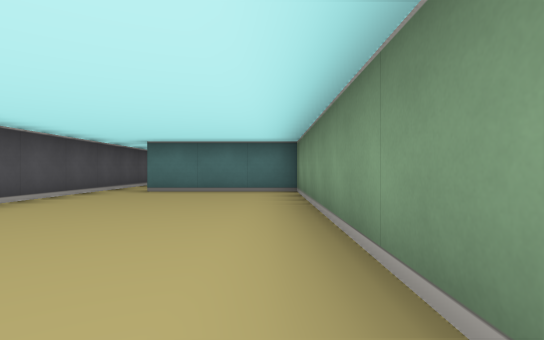
View 1 (above)

15 first-person views from a walk through a cub3D level. The camera is about half as high as the walls, looks level and sees 80° across. The floor is counted in squares. Each view is taken from the middle of a square. On the plan, view 1 faces up. The plan holds only what a view shows up to about 9 squares ahead; the rest is blank.

View 2
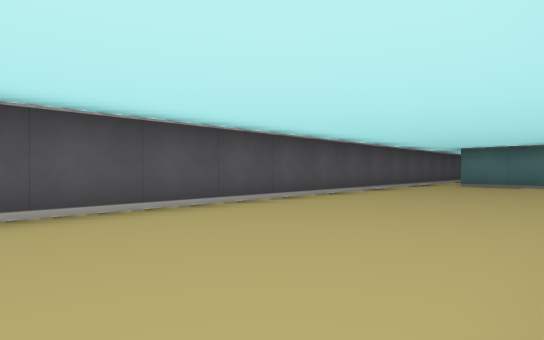

View 3
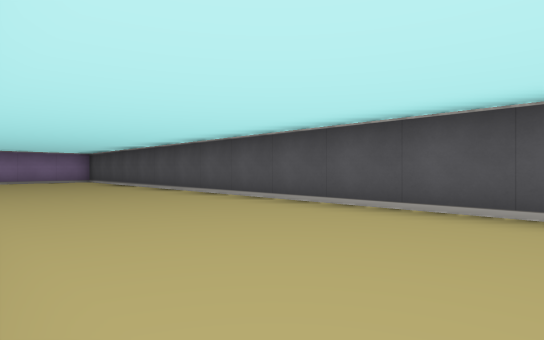

View 4
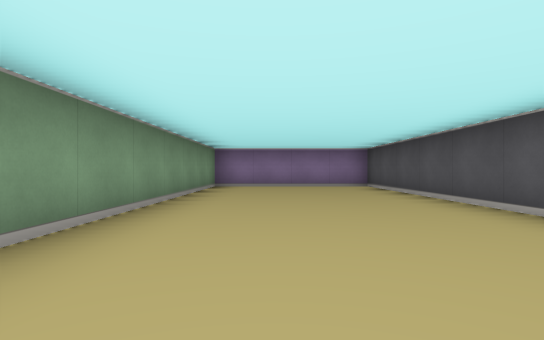

View 5
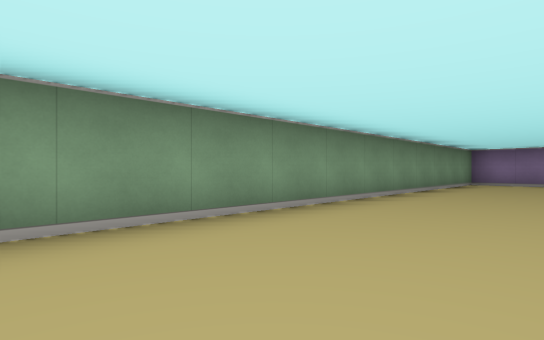

View 6
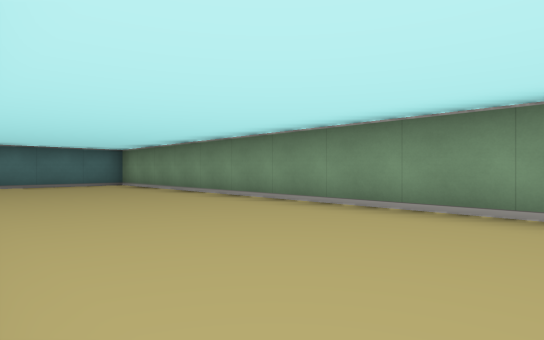

View 7
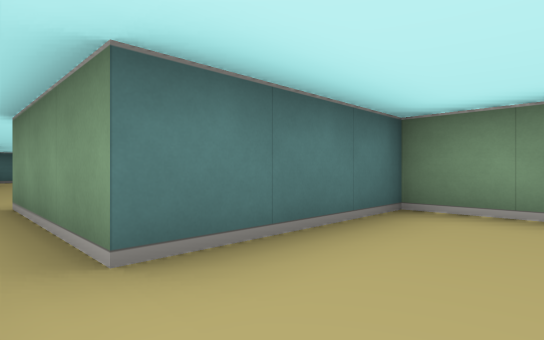

View 8
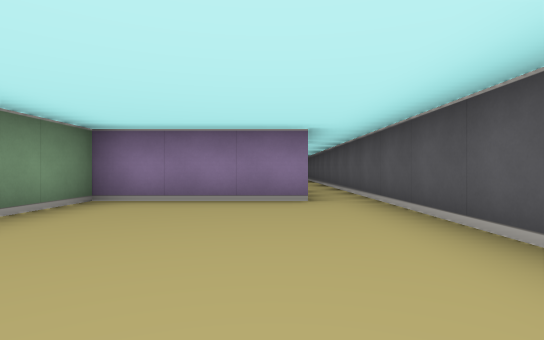

View 9
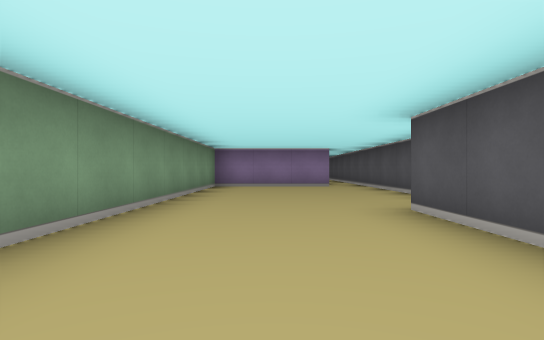

View 10
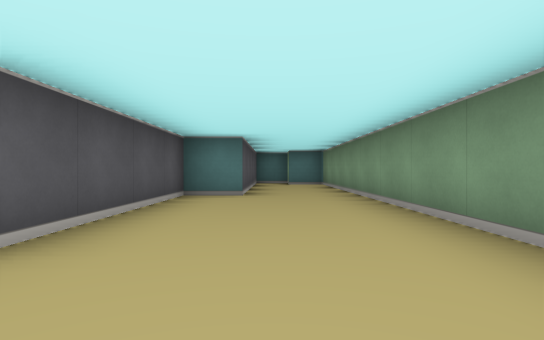

View 11
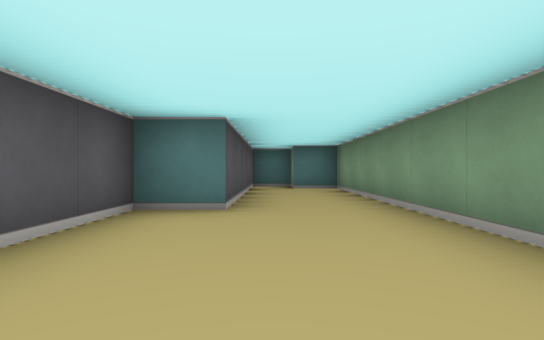

View 12
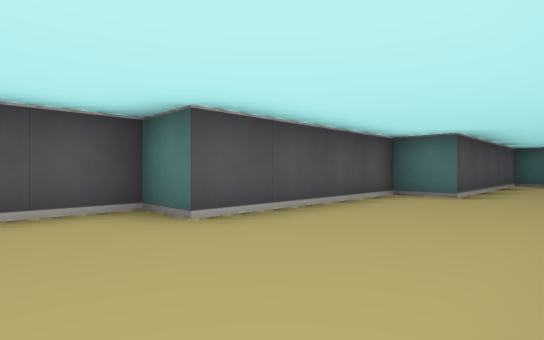

View 13
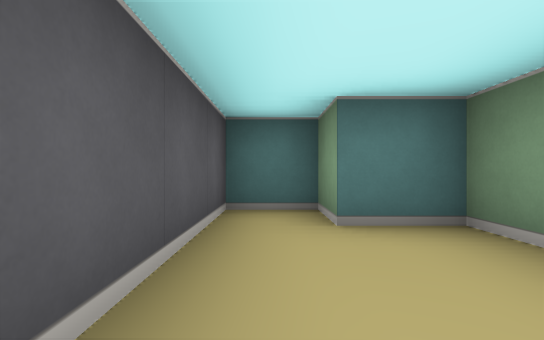

View 14
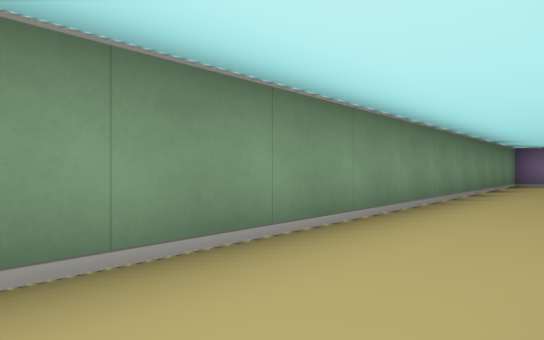

View 15
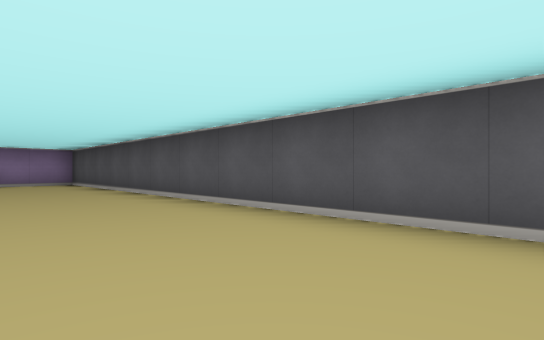

### Floor plan
Ten units are one square. View 1 is at (0, 0); x grows to the right and y downward. Boxes are objects, and circles mark ways between rooms. Rooms are numbered by the first view taken in them; rooms with no view inside come last. Other rooms are left out.
<svg viewBox="-40 -240 50 380">
<path fill="none" stroke="#000" d="M-35 -95 -35 135 5 135 5 -65 -25 -65 -25 -95M-25 -95 5 -95 5 -225 -5 -225 -5 -235 -15 -235 -15 -185 -25 -185 -25 -145 -35 -145 -35 -95"/>
<circle cx="-30" cy="-90" r="3" fill="#2a7"/>
<text x="-20" y="30">1</text>
<text x="-10" y="-150">2</text>
</svg>
Room 1 opens to room 2.

Where each view was taken, in squares from view 1:
view 1: 0 up, 0 right, facing up
view 2: 3 down, 0 right, facing up-left
view 3: 1 down, 0 right, facing down-left
view 4: 5 down, 1 left, facing down
view 5: 3 down, 2 left, facing down-right
view 6: 3 down, 3 left, facing up-right
view 7: 5 up, 3 left, facing up-right
view 8: 14 up, 2 left, facing down
view 9: 18 up, 1 left, facing down
view 10: 13 up, 1 left, facing up
view 11: 15 up, 1 left, facing up
view 12: 13 up, 0 right, facing up-left
view 13: 20 up, 1 left, facing up
view 14: 20 up, 1 left, facing down-right
view 15: 3 down, 1 left, facing down-left
